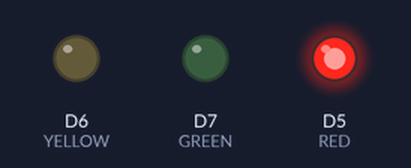
The sketch below on a simulated ESP8266 (NodeMCU). Parts: output pins drawn as LEDs (lit = HIGH).

Above: at 2.5 s.
At 7.5 s:
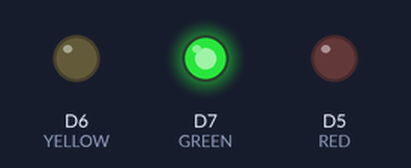
At 12.5 s:
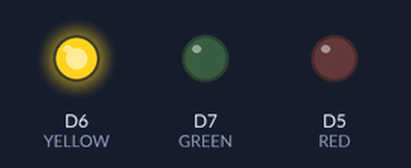
Timing chart, 0 to 19.5 s (numbered marks = the images above):
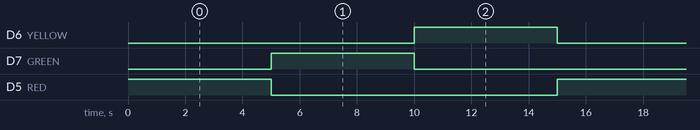

Measured:
- by itself, D6 (YELLOW), D7 (GREEN), D5 (RED): alternates HIGH for 5.0 s and LOW for 10.0 s
- by itself, everything shown: repeats every 15.0 s, in 3 steps

The sketch:

Smart_Traffic_Light_Controller.ino
```cpp
// Smart Traffic Light Controller using ESP8266 NodeMCU

const int RED = D5;
const int YELLOW = D6;
const int GREEN = D7;

void setup() {
  pinMode(RED, OUTPUT);
  pinMode(YELLOW, OUTPUT);
  pinMode(GREEN, OUTPUT);
}

void loop() {
  // Red light ON for 5 seconds
  digitalWrite(RED, HIGH);
  digitalWrite(YELLOW, LOW);
  digitalWrite(GREEN, LOW);
  delay(5000);

  // Green light ON for 5 seconds
  digitalWrite(RED, LOW);
  digitalWrite(YELLOW, LOW);
  digitalWrite(GREEN, HIGH);
  delay(5000);

  // Yellow light ON for 5 seconds
  digitalWrite(RED, LOW);
  digitalWrite(GREEN, LOW);
  digitalWrite(YELLOW, HIGH);
  delay(5000);
}
```
